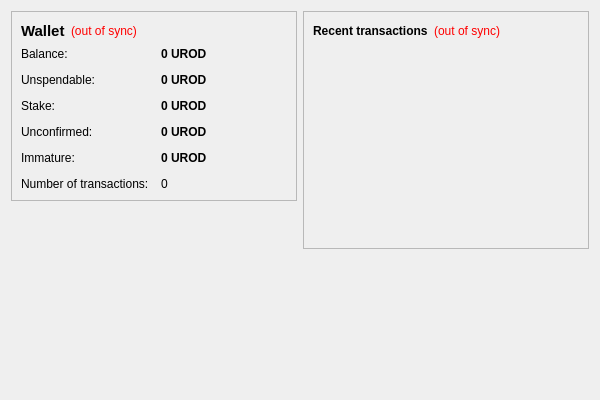
<?xml version="1.0" encoding="UTF-8"?>
<ui version="4.0">
 <class>OverviewPage</class>
 <widget class="QWidget" name="OverviewPage">
  <property name="geometry">
   <rect>
    <x>0</x>
    <y>0</y>
    <width>600</width>
    <height>400</height>
   </rect>
  </property>
  <property name="windowTitle">
   <string>Form</string>
  </property>
  <layout class="QHBoxLayout" name="horizontalLayout" stretch="1,1">
   <item>
    <layout class="QVBoxLayout" name="verticalLayout_2">
     <item>
      <widget class="QFrame" name="frame">
       <property name="frameShape">
        <enum>QFrame::StyledPanel</enum>
       </property>
       <property name="frameShadow">
        <enum>QFrame::Raised</enum>
       </property>
       <layout class="QVBoxLayout" name="verticalLayout_4">
        <item>
         <layout class="QHBoxLayout" name="horizontalLayout_4">
          <item>
           <widget class="QLabel" name="label_5">
            <property name="font">
             <font>
              <pointsize>11</pointsize>
              <weight>75</weight>
              <bold>true</bold>
             </font>
            </property>
            <property name="text">
             <string>Wallet</string>
            </property>
           </widget>
          </item>
          <item>
           <widget class="QLabel" name="labelWalletStatus">
            <property name="toolTip">
             <string>The displayed information may be out of date. Your wallet automatically synchronizes with the UroDark network after a connection is established, but this process has not completed yet.</string>
            </property>
            <property name="styleSheet">
             <string notr="true">QLabel { color: red; }</string>
            </property>
            <property name="text">
             <string notr="true">(out of sync)</string>
            </property>
            <property name="alignment">
             <set>Qt::AlignLeading|Qt::AlignLeft|Qt::AlignVCenter</set>
            </property>
           </widget>
          </item>
          <item>
           <spacer name="horizontalSpacer_2">
            <property name="orientation">
             <enum>Qt::Horizontal</enum>
            </property>
            <property name="sizeHint" stdset="0">
             <size>
              <width>40</width>
              <height>20</height>
             </size>
            </property>
           </spacer>
          </item>
         </layout>
        </item>
        <item>
         <layout class="QFormLayout" name="formLayout_2">
          <property name="fieldGrowthPolicy">
           <enum>QFormLayout::AllNonFixedFieldsGrow</enum>
          </property>
          <property name="horizontalSpacing">
           <number>12</number>
          </property>
          <property name="verticalSpacing">
           <number>12</number>
          </property>
          <item row="0" column="0">
           <widget class="QLabel" name="label">
            <property name="text">
             <string>Balance:</string>
            </property>
           </widget>
          </item>
          <item row="0" column="1">
           <widget class="QLabel" name="labelBalanceTotal">
            <property name="font">
             <font>
              <weight>75</weight>
              <bold>true</bold>
             </font>
            </property>
            <property name="cursor">
             <cursorShape>IBeamCursor</cursorShape>
            </property>
            <property name="toolTip">
             <string>Your current balance</string>
            </property>
            <property name="text">
             <string notr="true">0 UROD</string>
            </property>
            <property name="textInteractionFlags">
             <set>Qt::LinksAccessibleByMouse|Qt::TextSelectableByKeyboard|Qt::TextSelectableByMouse</set>
            </property>
           </widget>
          </item>
          <item row="1" column="0">
           <widget class="QLabel" name="labelBalanceWatchOnlyText">
            <property name="text">
             <string>Unspendable:</string>
            </property>
           </widget>
          </item>
          <item row="1" column="1">
           <widget class="QLabel" name="labelBalanceWatchOnly">
            <property name="font">
             <font>
              <weight>75</weight>
              <bold>true</bold>
             </font>
            </property>
            <property name="cursor">
             <cursorShape>IBeamCursor</cursorShape>
            </property>
            <property name="toolTip">
             <string>Your unspendable balance</string>
            </property>
            <property name="text">
             <string notr="true">0 UROD</string>
            </property>
            <property name="textInteractionFlags">
             <set>Qt::LinksAccessibleByMouse|Qt::TextSelectableByKeyboard|Qt::TextSelectableByMouse</set>
            </property>
           </widget>
          </item>
          <item row="2" column="0">
           <widget class="QLabel" name="label_6">
            <property name="text">
             <string>Stake:</string>
            </property>
           </widget>
          </item>
          <item row="2" column="1">
           <widget class="QLabel" name="labelStake">
            <property name="font">
             <font>
              <weight>75</weight>
              <bold>true</bold>
             </font>
            </property>
            <property name="cursor">
             <cursorShape>IBeamCursor</cursorShape>
            </property>
            <property name="toolTip">
             <string>Total of coins that was staked, and do not yet count toward the current balance</string>
            </property>
            <property name="text">
             <string notr="true">0 UROD</string>
            </property>
            <property name="textInteractionFlags">
             <set>Qt::LinksAccessibleByMouse|Qt::TextSelectableByKeyboard|Qt::TextSelectableByMouse</set>
            </property>
           </widget>
          </item>
          <item row="3" column="0">
           <widget class="QLabel" name="label_3">
            <property name="text">
             <string>Unconfirmed:</string>
            </property>
           </widget>
          </item>
          <item row="3" column="1">
           <widget class="QLabel" name="labelUnconfirmed">
            <property name="font">
             <font>
              <weight>75</weight>
              <bold>true</bold>
             </font>
            </property>
            <property name="cursor">
             <cursorShape>IBeamCursor</cursorShape>
            </property>
            <property name="toolTip">
             <string>Total of transactions that have yet to be confirmed, and do not yet count toward the current balance</string>
            </property>
            <property name="text">
             <string notr="true">0 UROD</string>
            </property>
            <property name="textInteractionFlags">
             <set>Qt::LinksAccessibleByMouse|Qt::TextSelectableByKeyboard|Qt::TextSelectableByMouse</set>
            </property>
           </widget>
          </item>
          <item row="4" column="0">
           <widget class="QLabel" name="labelImmatureText">
            <property name="text">
             <string>Immature:</string>
            </property>
           </widget>
          </item>
          <item row="4" column="1">
           <widget class="QLabel" name="labelImmature">
            <property name="font">
             <font>
              <weight>75</weight>
              <bold>true</bold>
             </font>
            </property>
            <property name="toolTip">
             <string>Mined balance that has not yet matured</string>
            </property>
            <property name="text">
             <string notr="true">0 UROD</string>
            </property>
            <property name="textInteractionFlags">
             <set>Qt::LinksAccessibleByMouse|Qt::TextSelectableByKeyboard|Qt::TextSelectableByMouse</set>
            </property>
           </widget>
          </item>
          <item row="5" column="0">
           <widget class="QLabel" name="label_2">
            <property name="text">
             <string>Number of transactions:</string>
            </property>
           </widget>
          </item>
          <item row="5" column="1">
           <widget class="QLabel" name="labelNumTransactions">
            <property name="toolTip">
             <string>Total number of transactions in wallet</string>
            </property>
            <property name="text">
             <string notr="true">0</string>
            </property>
           </widget>
          </item>
         </layout>
        </item>
       </layout>
      </widget>
     </item>
     <item>
      <spacer name="verticalSpacer">
       <property name="orientation">
        <enum>Qt::Vertical</enum>
       </property>
       <property name="sizeHint" stdset="0">
        <size>
         <width>20</width>
         <height>40</height>
        </size>
       </property>
      </spacer>
     </item>
    </layout>
   </item>
   <item>
    <layout class="QVBoxLayout" name="verticalLayout_3">
     <item>
      <widget class="QFrame" name="frame_2">
       <property name="frameShape">
        <enum>QFrame::StyledPanel</enum>
       </property>
       <property name="frameShadow">
        <enum>QFrame::Raised</enum>
       </property>
       <layout class="QVBoxLayout" name="verticalLayout">
        <item>
         <layout class="QHBoxLayout" name="horizontalLayout_2">
          <item>
           <widget class="QLabel" name="label_4">
            <property name="text">
             <string>&lt;b&gt;Recent transactions&lt;/b&gt;</string>
            </property>
           </widget>
          </item>
          <item>
           <widget class="QLabel" name="labelTransactionsStatus">
            <property name="toolTip">
             <string>The displayed information may be out of date. Your wallet automatically synchronizes with the UroDark network after a connection is established, but this process has not completed yet.</string>
            </property>
            <property name="styleSheet">
             <string notr="true">QLabel { color: red; }</string>
            </property>
            <property name="text">
             <string notr="true">(out of sync)</string>
            </property>
            <property name="alignment">
             <set>Qt::AlignRight|Qt::AlignTrailing|Qt::AlignVCenter</set>
            </property>
           </widget>
          </item>
          <item>
           <spacer name="horizontalSpacer">
            <property name="orientation">
             <enum>Qt::Horizontal</enum>
            </property>
            <property name="sizeHint" stdset="0">
             <size>
              <width>40</width>
              <height>20</height>
             </size>
            </property>
           </spacer>
          </item>
         </layout>
        </item>
        <item>
         <widget class="QListView" name="listTransactions">
          <property name="styleSheet">
           <string notr="true">QListView { background: transparent; }</string>
          </property>
          <property name="frameShape">
           <enum>QFrame::NoFrame</enum>
          </property>
          <property name="verticalScrollBarPolicy">
           <enum>Qt::ScrollBarAlwaysOff</enum>
          </property>
          <property name="horizontalScrollBarPolicy">
           <enum>Qt::ScrollBarAlwaysOff</enum>
          </property>
          <property name="selectionMode">
           <enum>QAbstractItemView::NoSelection</enum>
          </property>
         </widget>
        </item>
       </layout>
      </widget>
     </item>
     <item>
      <spacer name="verticalSpacer_2">
       <property name="orientation">
        <enum>Qt::Vertical</enum>
       </property>
       <property name="sizeHint" stdset="0">
        <size>
         <width>20</width>
         <height>40</height>
        </size>
       </property>
      </spacer>
     </item>
    </layout>
   </item>
  </layout>
 </widget>
 <resources/>
 <connections/>
</ui>
